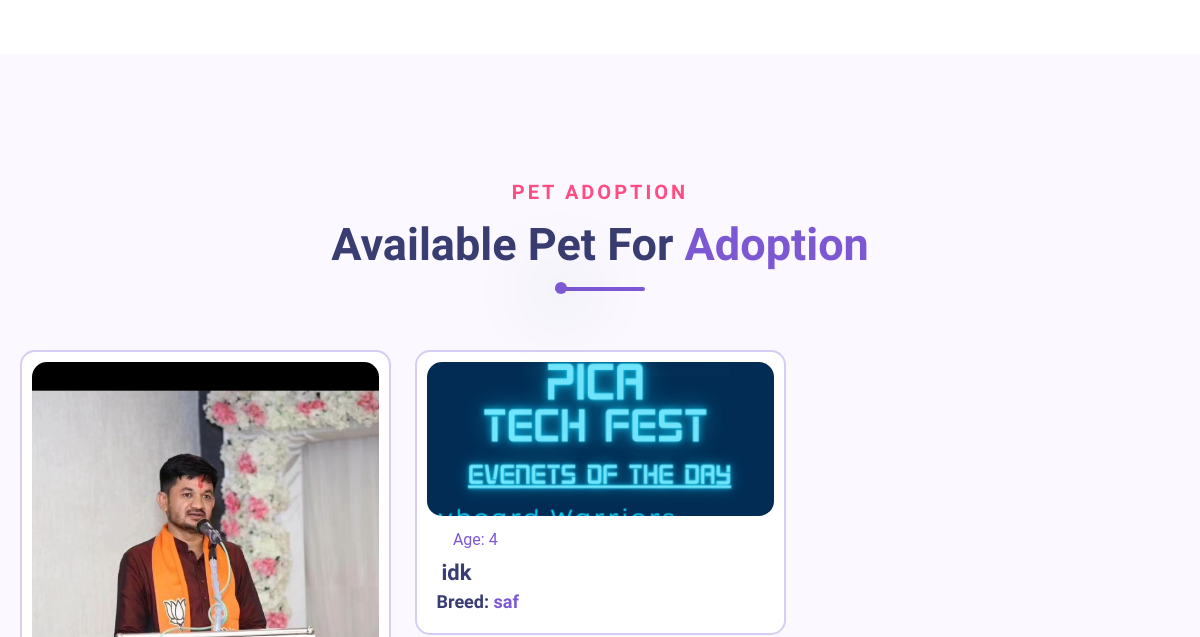
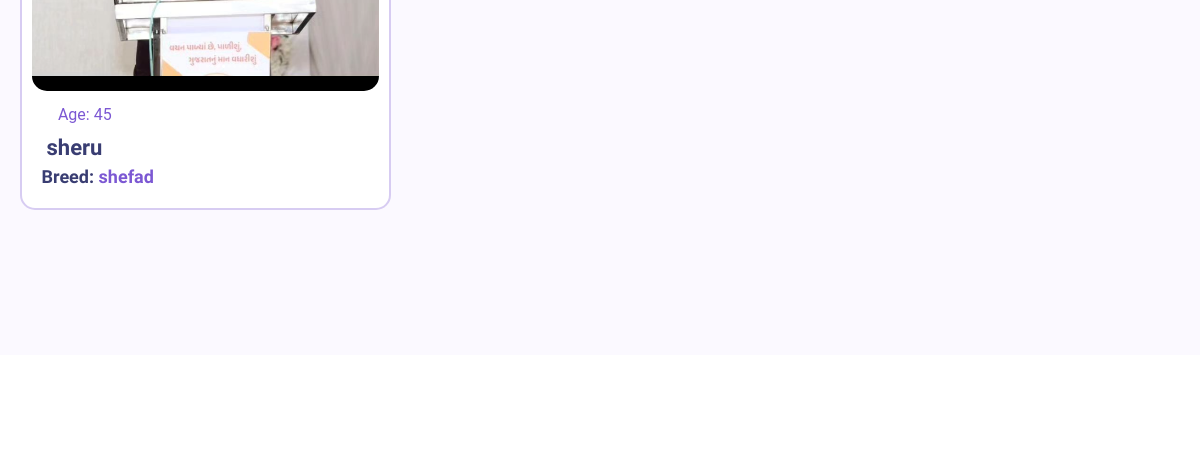
Before: /adopt/ (middle part) with the older database file (2 pictures, top to bottom).
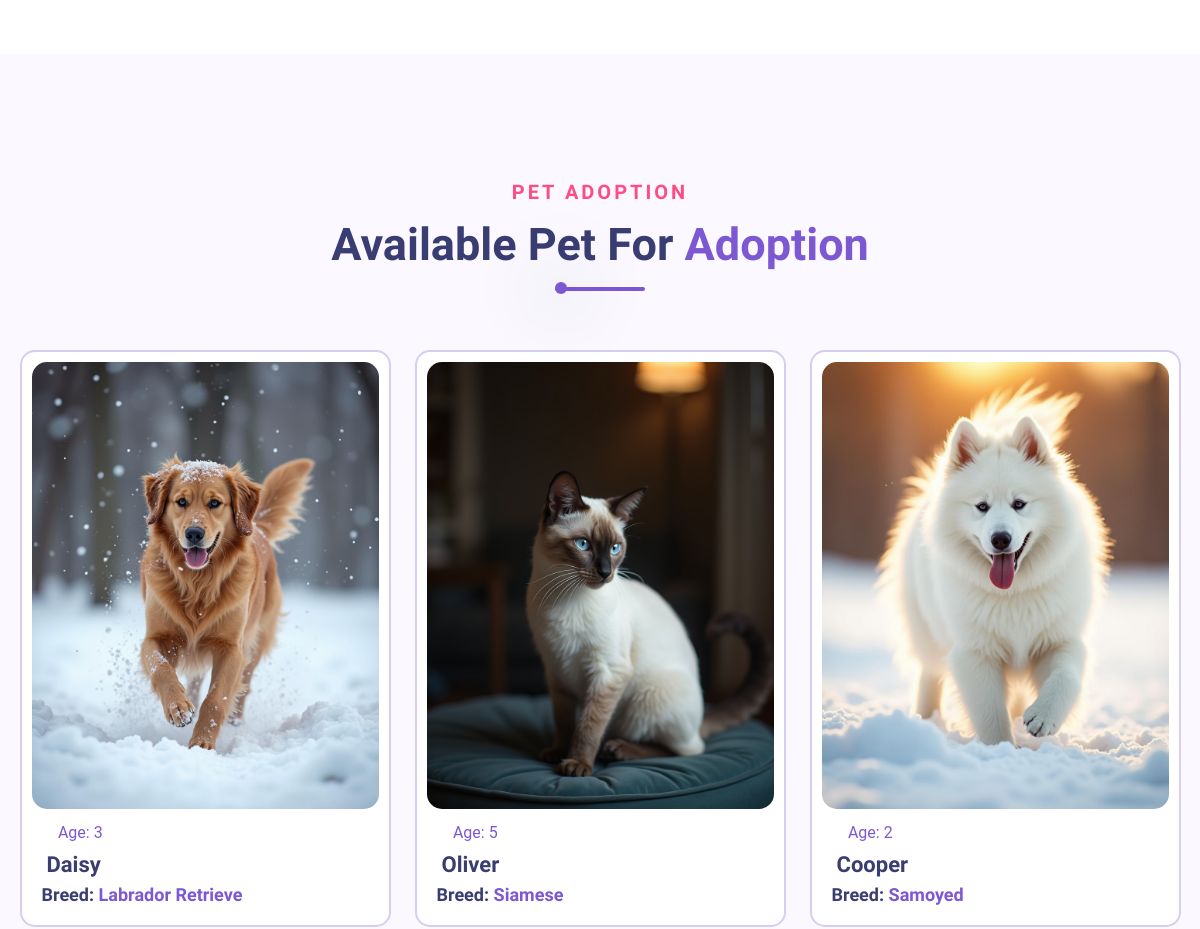
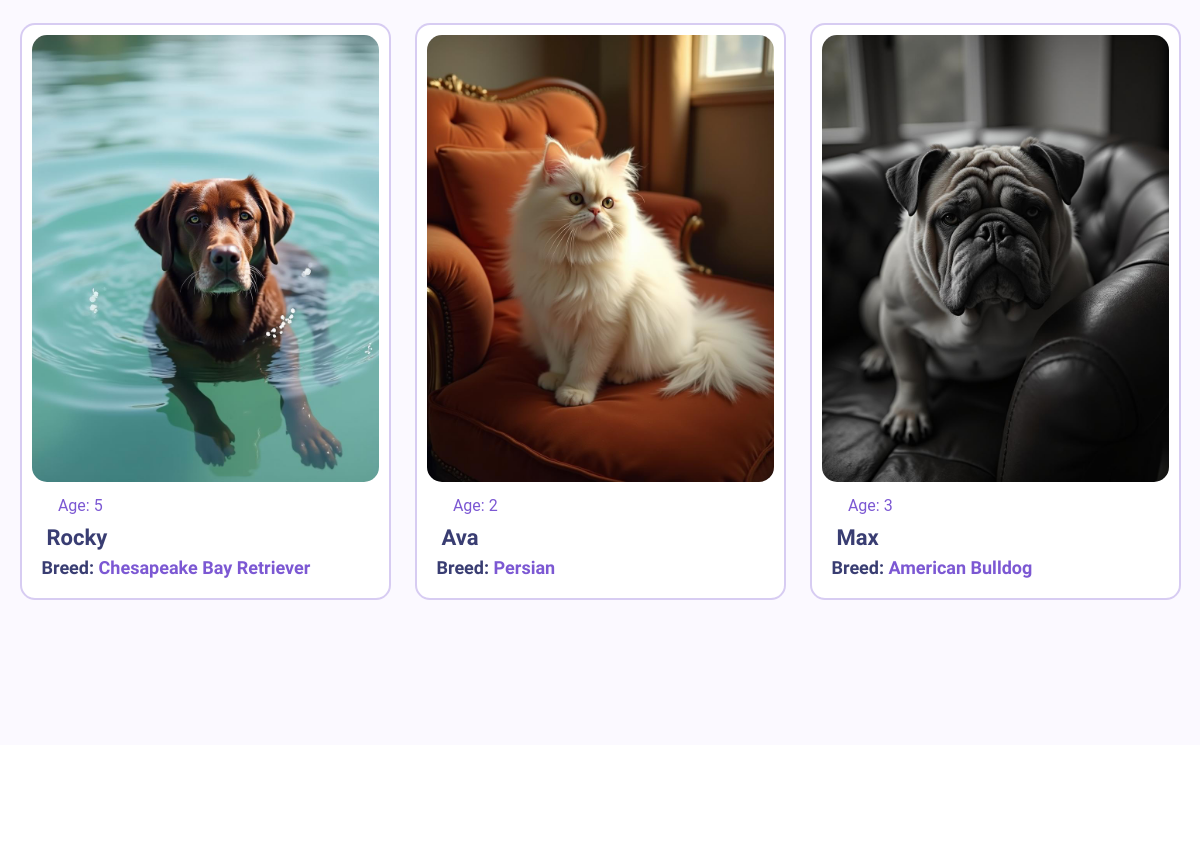
After: the same page with the newer database file (2 pictures, top to bottom).
### myapp/models.py (models this page shows)
class petDB(models.Model):
    petName = models.CharField(max_length=30)
    petImage = models.ImageField(upload_to='photos')
    petDescription = models.TextField()
    petAge = models.IntegerField()
    petBreed = models.CharField(max_length=30)
    petCategory = models.ForeignKey(petCategoryDB,on_delete=models.CASCADE)
    ShelterId = models.ForeignKey(shelterDB,on_delete = models.CASCADE)
    PetAddTimeStamp = models.DateTimeField(auto_now_add=True)
    def pet_photo(self):
        return mark_safe('<img src="{}" width="100"/>'.format(self.petImage.url))
    pet_photo.allow_tags = True

### myapp/views.py (the view)
# urls.py: path('adopt/',views.getadoption),
def getadoption(request):
    fetchpet = petDB.objects.all()
    context = {
        "datapet" : fetchpet
    }
    return render(request,"adoption.html",context)

### myapp/templates/adoption.html (shortened to what this page needs)
<!DOCTYPE html>
<html lang="en">
<head>
    <link rel="stylesheet" href="/static/css/bootstrap.min.css">
    <link rel="stylesheet" href="/static/css/all-fontawesome.min.css">
    <link rel="stylesheet" href="/static/css/icomoon.css">
    <link rel="stylesheet" href="/static/css/animate.min.css">
    <link rel="stylesheet" href="/static/css/magnific-popup.min.css">
    <link rel="stylesheet" href="/static/css/owl.carousel.min.css">
    <link rel="stylesheet" href="/static/css/style.css">
</head>
<body>
    <main class="main">
        <div class="adoption-area py-120">
            <div class="container">
                <div class="row align-items-center">
                    <div class="col-lg-6">
                        <div class="adoption-right wow fadeInRight" data-wow-duration="1s" data-wow-delay=".25s">
                            <div class="adoption-shape">
                            </div>
                        </div>
                    </div>
                </div>
            </div>
        </div>
        <div class="pet-adoption bg py-120">
            <div class="container">
                <div class="row">
                    <div class="col-lg-6 mx-auto wow fadeInDown" data-wow-duration="1s" data-wow-delay=".25s">
                        <div class="site-heading text-center">
                            <span class="site-title-tagline">Pet Adoption</span>
                            <h2 class="site-title">Available Pet For <span>Adoption</span></h2>
                            <div class="heading-divider"></div>
                        </div>
                    </div>
                </div>
                <div class="row">
                    {% for i in datapet %}
                    <div class="col-md-6 col-lg-4">
                        <div class="pet-item wow fadeInUp" data-wow-duration="1s" data-wow-delay=".75s">
                            <div class="pet-img">
                                <a href="/spp/{{ i.id }}"><img src="/media/{{ i.petImage }}" alt=""></a>
                            </div>
                            <div class="pet-content">
                                <span><i class="far fa-calendar-days"></i> Age: {{ i.petAge }}</span>
                                <h4><a href="#">{{ i.petName }}</a></h4>
                                <h5>Breed: <span>{{ i.petBreed }}</span></h5>
                            </div>
                        </div>
                    </div>
                    {% endfor %}
                </div>
            </div>
        </div>
        <div class="faq-area py-120">
        </div>
    </main>
</body>
</html>

### myapp/static/css/style.css (style rules this page uses)
*, *:before, *:after { box-sizing: inherit; }
* { scroll-behavior: inherit !important; }
html, body { height: auto; width: 100%; margin: 0; padding: 0; overflow-x: hidden; box-sizing: border-box; }
body { font-family: 'Roboto', sans-serif; font-style: normal; font-size: 16px; font-weight: normal; color: #757F95; line-height: 1.8; }
h1, h2, h3, h4, h5, h6 { color: #393D72; margin: 0px; font-weight: 600; font-family: 'Baloo Thambi 2', cursive; line-height: 1.2; }
h2 { font-size: 35px; }
h4 { font-size: 22px; }
h5 { font-size: 18px; }
.img, img { max-width: 100%; -webkit-transition: all 0.3s ease-out 0s; -moz-transition: all 0.3s ease-out 0s; -ms-transition: all 0.3s ease-out 0s; -o-transition: all 0.3s ease-out 0s; transition: all 0.3s ease-out 0s; height: auto; }
*::placeholder { color: #999; font-size: 16px; opacity: 1; }
.bg { background-color: #FBF9FF; }
.site-heading { margin-bottom: 50px; position: relative; z-index: 1; }
.site-title-tagline { text-transform: uppercase; letter-spacing: 3px; font-size: 20px; font-weight: 800; color: #FF4D84; position: relative; font-family: 'Baloo Thambi 2', cursive; }
.site-title { font-weight: 700; text-transform: capitalize; font-size: 45px; color: #393D72; margin-top: 8px; margin-bottom: 0; }
.site-title span { color: #7C58D3; }
.heading-divider { display: inline-block; position: relative; height: 4px; -webkit-border-radius: 30px; -moz-border-radius: 30px; border-radius: 30px; background: #7C58D3; width: 90px; }
.heading-divider:after { content: ''; position: absolute; left: 0; top: -4.3px; height: 12px; width: 12px; background: #7C58D3; border-radius: 50px; box-shadow: 0 1px 80px 12px rgb(26 40 68 / 20%); -webkit-animation: heading-move 5s infinite linear; animation: heading-move 5s infinite linear; }
.py-120 { padding: 120px 0; }
@media (min-width: 1200px) { .container, .container-sm, .container-md, .container-lg, .container-xl { max-width: 1185px; } }
.main { margin-top: -2.8rem; }
.adoption-area { position: relative; }
.adoption-right { position: relative; }
.adoption-shape { position: absolute; left: -30px; bottom: -20px; transform: rotate(20deg); }
.pet-item { background: #fff; padding: 10px; border-radius: 15px; margin-bottom: 25px; border: 2px solid rgba(124, 88, 211, .3); transition: all .5s ease-in-out; }
.pet-img img { border-radius: 15px; }
.pet-content { padding: 10px; }
.pet-content span { color: #7C58D3; }
.pet-content h4 { margin: 5px; }

Changed rows visible on the page:
removed petDB: petImage (picture), petAge "45", petName "sheru", petBreed "shefad"
removed petDB: petImage (picture), petAge "4", petName "idk", petBreed "saf"
added petDB: petImage (picture), petAge "3", petName "Daisy", petBreed "Labrador Retrieve"
added petDB: petImage (picture), petAge "5", petName "Oliver", petBreed "Siamese"
added petDB: petImage (picture), petAge "2", petName "Cooper", petBreed "Samoyed"
added petDB: petImage (picture), petAge "5", petName "Rocky", petBreed "Chesapeake Bay Retriever"
added petDB: petImage (picture), petAge "2", petName "Ava", petBreed "Persian"
added petDB: petImage (picture), petAge "3", petName "Max", petBreed "American Bulldog"
